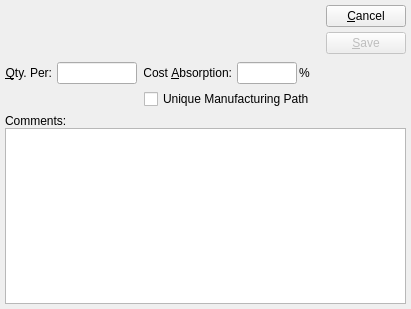
<ui version="4.0" >
 <author></author>
 <comment>This file is part of the xtmfg Package for xTuple ERP,
and is Copyright (c) 1999-2014 by OpenMFG LLC, d/b/a xTuple.  It
is licensed to you under the xTuple End-User License Agreement (&quot;the
EULA&quot;), the full text of which is available at www.xtuple.com/EULA.
While the EULA gives you access to source code and encourages your
involvement in the development process, this Package is not free
software.  By using this software, you agree to be bound by the
terms of the EULA.</comment>
 <exportmacro></exportmacro>
 <class>bbomItem</class>
 <widget class="QDialog" name="bbomItem" >
  <property name="geometry" >
   <rect>
    <x>0</x>
    <y>0</y>
    <width>411</width>
    <height>309</height>
   </rect>
  </property>
  <property name="windowTitle" >
   <string>Breeder Bill of Material Item</string>
  </property>
  <layout class="QVBoxLayout" >
   <property name="margin" >
    <number>5</number>
   </property>
   <property name="spacing" >
    <number>5</number>
   </property>
   <item>
    <layout class="QHBoxLayout" >
     <property name="margin" >
      <number>0</number>
     </property>
     <property name="spacing" >
      <number>7</number>
     </property>
     <item>
      <widget class="ItemCluster" name="_item" />
     </item>
     <item>
      <layout class="QHBoxLayout" >
       <property name="margin" >
        <number>0</number>
       </property>
       <property name="spacing" >
        <number>0</number>
       </property>
       <item>
        <spacer>
         <property name="orientation" >
          <enum>Qt::Horizontal</enum>
         </property>
         <property name="sizeType" >
          <enum>QSizePolicy::Expanding</enum>
         </property>
         <property name="sizeHint" >
          <size>
           <width>20</width>
           <height>20</height>
          </size>
         </property>
        </spacer>
       </item>
       <item>
        <layout class="QVBoxLayout" >
         <property name="margin" >
          <number>0</number>
         </property>
         <property name="spacing" >
          <number>0</number>
         </property>
         <item>
          <layout class="QVBoxLayout" >
           <property name="margin" >
            <number>0</number>
           </property>
           <property name="spacing" >
            <number>5</number>
           </property>
           <item>
            <widget class="QPushButton" name="_close" >
             <property name="text" >
              <string>&amp;Cancel</string>
             </property>
            </widget>
           </item>
           <item>
            <widget class="QPushButton" name="_save" >
             <property name="enabled" >
              <bool>false</bool>
             </property>
             <property name="text" >
              <string>&amp;Save</string>
             </property>
             <property name="default" >
              <bool>true</bool>
             </property>
            </widget>
           </item>
          </layout>
         </item>
         <item>
          <spacer>
           <property name="orientation" >
            <enum>Qt::Vertical</enum>
           </property>
           <property name="sizeType" >
            <enum>QSizePolicy::Preferred</enum>
           </property>
           <property name="sizeHint" >
            <size>
             <width>20</width>
             <height>20</height>
            </size>
           </property>
          </spacer>
         </item>
        </layout>
       </item>
      </layout>
     </item>
    </layout>
   </item>
   <item>
    <layout class="QHBoxLayout" >
     <property name="margin" >
      <number>0</number>
     </property>
     <property name="spacing" >
      <number>7</number>
     </property>
     <item>
      <layout class="QVBoxLayout" >
       <property name="margin" >
        <number>0</number>
       </property>
       <property name="spacing" >
        <number>5</number>
       </property>
       <item>
        <layout class="QHBoxLayout" >
         <property name="margin" >
          <number>0</number>
         </property>
         <property name="spacing" >
          <number>5</number>
         </property>
         <item>
          <widget class="QLabel" name="_qtyPerLit" >
           <property name="text" >
            <string>&amp;Qty. Per:</string>
           </property>
           <property name="alignment" >
            <set>Qt::AlignRight|Qt::AlignTrailing|Qt::AlignVCenter</set>
           </property>
           <property name="buddy" >
            <cstring>_qtyPer</cstring>
           </property>
          </widget>
         </item>
         <item>
          <layout class="QHBoxLayout" >
           <property name="margin" >
            <number>0</number>
           </property>
           <property name="spacing" >
            <number>0</number>
           </property>
           <item>
            <widget class="XLineEdit" name="_qtyPer" >
             <property name="sizePolicy" >
              <sizepolicy>
               <hsizetype>5</hsizetype>
               <vsizetype>0</vsizetype>
               <horstretch>0</horstretch>
               <verstretch>0</verstretch>
              </sizepolicy>
             </property>
             <property name="maximumSize" >
              <size>
               <width>80</width>
               <height>32767</height>
              </size>
             </property>
            </widget>
           </item>
           <item>
            <spacer>
             <property name="orientation" >
              <enum>Qt::Horizontal</enum>
             </property>
             <property name="sizeType" >
              <enum>QSizePolicy::Preferred</enum>
             </property>
             <property name="sizeHint" >
              <size>
               <width>0</width>
               <height>10</height>
              </size>
             </property>
            </spacer>
           </item>
          </layout>
         </item>
        </layout>
       </item>
       <item>
        <widget class="DateCluster" name="_dates" />
       </item>
      </layout>
     </item>
     <item>
      <layout class="QVBoxLayout" >
       <property name="margin" >
        <number>0</number>
       </property>
       <property name="spacing" >
        <number>0</number>
       </property>
       <item>
        <layout class="QVBoxLayout" >
         <property name="margin" >
          <number>0</number>
         </property>
         <property name="spacing" >
          <number>5</number>
         </property>
         <item>
          <layout class="QHBoxLayout" >
           <property name="margin" >
            <number>0</number>
           </property>
           <property name="spacing" >
            <number>0</number>
           </property>
           <item>
            <layout class="QHBoxLayout" >
             <property name="margin" >
              <number>0</number>
             </property>
             <property name="spacing" >
              <number>2</number>
             </property>
             <item>
              <layout class="QHBoxLayout" >
               <property name="margin" >
                <number>0</number>
               </property>
               <property name="spacing" >
                <number>5</number>
               </property>
               <item>
                <widget class="QLabel" name="_costAbsorptionLit" >
                 <property name="text" >
                  <string>Cost &amp;Absorption:</string>
                 </property>
                 <property name="alignment" >
                  <set>Qt::AlignRight|Qt::AlignTrailing|Qt::AlignVCenter</set>
                 </property>
                 <property name="buddy" >
                  <cstring>_costAbsorption</cstring>
                 </property>
                </widget>
               </item>
               <item>
                <widget class="XLineEdit" name="_costAbsorption" >
                 <property name="maximumSize" >
                  <size>
                   <width>60</width>
                   <height>32767</height>
                  </size>
                 </property>
                </widget>
               </item>
              </layout>
             </item>
             <item>
              <widget class="QLabel" name="_percentLit" >
               <property name="text" >
                <string>%</string>
               </property>
              </widget>
             </item>
            </layout>
           </item>
           <item>
            <spacer>
             <property name="orientation" >
              <enum>Qt::Horizontal</enum>
             </property>
             <property name="sizeType" >
              <enum>QSizePolicy::Expanding</enum>
             </property>
             <property name="sizeHint" >
              <size>
               <width>20</width>
               <height>20</height>
              </size>
             </property>
            </spacer>
           </item>
          </layout>
         </item>
         <item>
          <layout class="QHBoxLayout" >
           <property name="margin" >
            <number>0</number>
           </property>
           <property name="spacing" >
            <number>0</number>
           </property>
           <item>
            <widget class="QCheckBox" name="_unique" >
             <property name="text" >
              <string>Unique Manufacturing Path</string>
             </property>
            </widget>
           </item>
           <item>
            <spacer>
             <property name="orientation" >
              <enum>Qt::Horizontal</enum>
             </property>
             <property name="sizeType" >
              <enum>QSizePolicy::Expanding</enum>
             </property>
             <property name="sizeHint" >
              <size>
               <width>31</width>
               <height>10</height>
              </size>
             </property>
            </spacer>
           </item>
          </layout>
         </item>
        </layout>
       </item>
       <item>
        <spacer>
         <property name="orientation" >
          <enum>Qt::Vertical</enum>
         </property>
         <property name="sizeHint" >
          <size>
           <width>20</width>
           <height>15</height>
          </size>
         </property>
        </spacer>
       </item>
      </layout>
     </item>
    </layout>
   </item>
   <item>
    <layout class="QVBoxLayout" >
     <property name="margin" >
      <number>0</number>
     </property>
     <property name="spacing" >
      <number>0</number>
     </property>
     <item>
      <widget class="QLabel" name="_commentsLit" >
       <property name="text" >
        <string>Comments:</string>
       </property>
      </widget>
     </item>
     <item>
      <widget class="QTextEdit" name="_comments" />
     </item>
    </layout>
   </item>
  </layout>
 </widget>
 <layoutdefault spacing="5" margin="10" />
 <pixmapfunction>qPixmapFromMimeSource</pixmapfunction>
 <customwidgets>
  <customwidget>
   <class>ItemCluster</class>
   <extends>QWidget</extends>
   <header>itemcluster.h</header>
   <container>1</container>
   <pixmap></pixmap>
  </customwidget>
  <customwidget>
   <class>XLineEdit</class>
   <extends>QLineEdit</extends>
   <header>xlineedit.h</header>
   <container>0</container>
   <pixmap></pixmap>
  </customwidget>
  <customwidget>
   <class>DateCluster</class>
   <extends>QWidget</extends>
   <header>datecluster.h</header>
   <container>1</container>
   <pixmap></pixmap>
  </customwidget>
  <customwidget>
   <class>QTextEdit</class>
   <extends>QFrame</extends>
   <header>qtextedit.h</header>
   <container>0</container>
   <pixmap></pixmap>
  </customwidget>
 </customwidgets>
 <tabstops>
  <tabstop>_item</tabstop>
  <tabstop>_qtyPer</tabstop>
  <tabstop>_dates</tabstop>
  <tabstop>_costAbsorption</tabstop>
  <tabstop>_unique</tabstop>
  <tabstop>_comments</tabstop>
  <tabstop>_save</tabstop>
  <tabstop>_close</tabstop>
 </tabstops>
 <includes/>
 <resources/>
 <connections>
  <connection>
   <sender>_item</sender>
   <signal>valid(bool)</signal>
   <receiver>_save</receiver>
   <slot>setEnabled(bool)</slot>
   <hints>
    <hint type="sourcelabel" >
     <x>20</x>
     <y>20</y>
    </hint>
    <hint type="destinationlabel" >
     <x>20</x>
     <y>20</y>
    </hint>
   </hints>
  </connection>
  <connection>
   <sender>_close</sender>
   <signal>clicked()</signal>
   <receiver>bbomItem</receiver>
   <slot>reject()</slot>
   <hints>
    <hint type="sourcelabel" >
     <x>20</x>
     <y>20</y>
    </hint>
    <hint type="destinationlabel" >
     <x>20</x>
     <y>20</y>
    </hint>
   </hints>
  </connection>
 </connections>
</ui>
